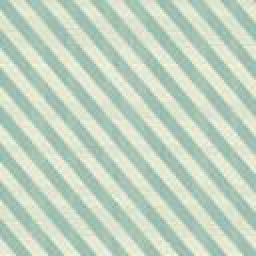
#> input picture Assignment10/image/a.jpg, 128 x 128 px (shown 2 times larger); its folder holds only this picture in this run
$ python fabric_recognition.py
#> lines starting #> are read from the running program, lines starting #| are printed output that depends on the picture
import math
import random
import cv2
import os
import numpy as np
import matplotlib.pyplot as plt
from sklearn.preprocessing import minmax_scale
from sklearn.metrics.pairwise import cosine_similarity

def readImages(folder):
#> called with folder = '../image'
    images = []
    idx = 1
    for filename in os.listdir(folder):
        img = cv2.imread(os.path.join(folder,filename), cv2.IMREAD_GRAYSCALE)
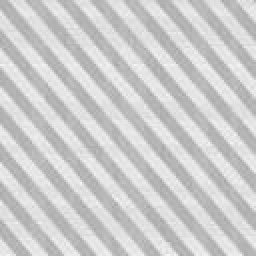
#> img: shape (128, 128) (shown 2 times larger); min 164, max 247, mean 204.4

        if img is not None:
            images.append(img)
        idx += 1

    return images

def createDataMatrix(images, y, x):
    print("Creating data matrix",end=" ... ")

    numImages = len(images)
    data = np.zeros((numImages, 64, 64), dtype=np.float32)
    for i in range(0, numImages):
        image = images[i]
        data[i,:] = image[y:y+64,x:x+64]

    print("DONE")
    return data

def show_magnitude(data, idx=0):
    dft = np.fft.fft2(data)
    scaled = minmax_scale(abs(dft), feature_range=(0,255))
    scaled = np.fft.fftshift(scaled)
    scaled = scaled.astype(np.uint8)
    output = cv2.resize(scaled, dsize=(128, 128))
    cv2.imshow("result", output)
    idft = np.fft.ifft2(dft)
    idft = idft.astype(np.uint8)
    iout = cv2.resize(idft, dsize=(128, 128))
    cv2.imshow("new", iout)
    cv2.waitKey()
    if idx != 0:
        cv2.imwrite('../result/dft'+str(idx)+'.png', output)
        cv2.imwrite('../result/idft'+str(idx)+'.png', iout)

def createImageMatrix(image, y=32, x=32):
    data = np.zeros((64, 64), dtype=np.float32)
    data = image[y:y+64,x:x+64]

    return data

global boundary

def averageDft(image):
    avgdft = np.zeros((64, 64), dtype=np.complex128)
    data = np.zeros((5, 99), dtype=np.float32)
    d = np.zeros((64, 64), dtype=np.complex128)
    for i in range(2):
        for j in range(2):
            d = np.fft.fft2(createImageMatrix(image,64*i,64*j))
            avgdft += d
            for k in range(10):
                for m in range(10):
                    if k == 0 and m == 0:
                        continue
                    data[i*2+j][k*10+m-1] = abs(d[k][m])

    d = np.fft.fft2(createImageMatrix(image,32,32))
    for i in range(10):
        for j in range(10):
            if i == 0 and j == 0:
                continue
            data[4][i*10+j-1] = abs(d[i][j])

    sample = np.zeros((1,99), dtype=np.float32)
    avgdft += d
    avgdft = avgdft/5
    for i in range(10):
        for j in range(10):
            if i == 0 and j == 0:
                continue
            sample[0][i*10+j-1] = abs(avgdft[i][j])

    global boundary
    val = cosine_similarity(sample, data)
    for i in range(5):
        idx = int(math.floor(val[0][i] * 10))
        boundary[idx] += 1

    return sample

if __name__ == "__main__":
    imgs = readImages('../image')
#> imgs = 1 item
    data_arr = createDataMatrix(imgs, 32, 32)
#> in createDataMatrix, `numImages = len(images)`: numImages = 1

    for i in range(len(data_arr)):
        show_magnitude(data_arr[i], i+1)
#> this loop made 1 pass
#> pass 1, in show_magnitude, `scaled = minmax_scale(abs(dft), feature_range=(0,255))`:
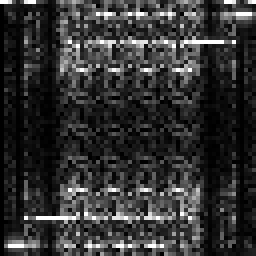
#> scaled: shape (64, 64) float64 (shown 4 times larger); min 0, max 255, mean 50.4; drawn with min black and max white
#> pass 1, in show_magnitude, `output = cv2.resize(scaled, dsize=(128, 128))`:
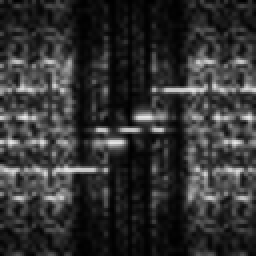
#> output: shape (128, 128) (shown 2 times larger); min 0, max 233, mean 49.8

    global boundary
    boundary = np.zeros(10, dtype=np.int32)

    sample_set = np.zeros((20,99), dtype=np.float32)
    for i in range(len(imgs)):
        sample_set[i] = averageDft(imgs[i])
#> this loop made 1 pass
#> val in averageDft on pass 1: [[0.739, 0.685, 0.829, 0.805, 0.774]]
#> pass 1, in createImageMatrix (call 3), `data = image[y:y+64,x:x+64]`:
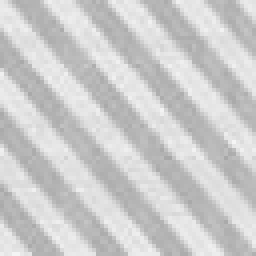
#> data: shape (64, 64) (shown 4 times larger); min 167, max 245, mean 204.4
#> after the loop:
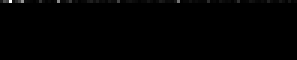
#> sample_set: shape (20, 99) float32 (shown 3 times larger); min 0, max 2605.8, mean 11.4; drawn with min black and max white

    for i in range(10):
        print("{}~{} : {}".format(i/10, (i+1)/10, boundary[i]))
    print("")

    boundary = np.zeros(10, dtype=np.int32)
    for i in range(20):
        for j in range(i, 20):
            if i == j:
                continue
            val = cosine_similarity([sample_set[i]],[sample_set[j]])
            idx = int(math.floor(val[0][0] * 10))
            boundary[idx] += 1
#> after the loop, boundary = [190, 0, 0, 0, 0, 0, 0, 0, 0, 0]
    for i in range(10):
        print("{}~{} : {}".format(i/10, (i+1)/10, boundary[i]))
#> this loop made 10 passes
#| 0.0~0.1 : 190
#| 0.1~0.2 : 0
#| 0.2~0.3 : 0
#| 0.3~0.4 : 0
#| 0.4~0.5 : 0
#| 0.5~0.6 : 0
#| 0.6~0.7 : 0
#| 0.7~0.8 : 0
#> (further printed lines are left out)
    print("")

    for bd in range(10):
        crt, wrg, tcnt = 0, 0, 0
        thres = 0.7 + (bd/100)
        for testtotal in range(20):
            for idx in range(len(imgs)):
                for _ in range(5):
                    tcnt += 1
                    yrand = random.randint(0,64)
                    xrand = random.randint(0,64)
                    d = np.fft.fft2(createImageMatrix(imgs[idx],yrand,xrand))
                    temp = np.zeros(99, dtype=np.float32)
                    for i in range(10):
                        for j in range(10):
                            if i == 0 and j == 0:
                                continue
                            temp[i*10+j-1] = abs(d[i][j])

                    semi_flag, flag = False, True
                    for i in range(20):
                        val = cosine_similarity([sample_set[i]], [temp])
                        if val >= thres:
                            if i == idx:
                                semi_flag = True
                            else :
                                flag = False
                        if i == 19 and semi_flag == False:
                            flag = False
                    if flag:
                        crt += 1
                    else :
                        wrg += 1
        print("Result {:.2f} - Test : {}, Correct : {}, Wrong : {}, Rate : {:.2f}%".format(thres, tcnt, crt, wrg, (crt/tcnt)*100))
#> this loop made 10 passes
#| Result 0.71 - Test : 100, Correct : 86, Wrong : 14, Rate : 86.00%
#| Result 0.72 - Test : 100, Correct : 75, Wrong : 25, Rate : 75.00%
#| Result 0.73 - Test : 100, Correct : 73, Wrong : 27, Rate : 73.00%
#| Result 0.74 - Test : 100, Correct : 69, Wrong : 31, Rate : 69.00%
#| Result 0.75 - Test : 100, Correct : 69, Wrong : 31, Rate : 69.00%
#| Result 0.76 - Test : 100, Correct : 65, Wrong : 35, Rate : 65.00%
#| Result 0.77 - Test : 100, Correct : 61, Wrong : 39, Rate : 61.00%
#| Result 0.78 - Test : 100, Correct : 40, Wrong : 60, Rate : 40.00%
#> (further printed lines are left out)
#> pass 1, in createImageMatrix (call 8), `data = image[y:y+64,x:x+64]`:
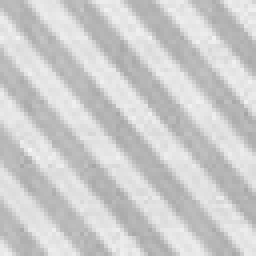
#> data: shape (64, 64) (shown 4 times larger); min 165, max 245, mean 204.6

    crt, wrg, tcnt = 0, 0, 0
    for idx in range(len(imgs)):
        for _ in range(5):
            tcnt += 1
            yrand = random.randint(0,64)
            xrand = random.randint(0,64)
            d = np.fft.fft2(createImageMatrix(imgs[idx],yrand,xrand))
            temp = np.zeros(99, dtype=np.float32)
            for i in range(10):
                for j in range(10):
                    if i == 0 and j == 0:
                        continue
                    temp[i*10+j-1] = abs(d[i][j])

            semi_flag, flag = False, True
            for i in range(20):
                val = cosine_similarity([sample_set[i]], [temp])
                if val >= 0.75:
                    if i == idx:
                        semi_flag = True
                    else :
                        flag = False
                if i == 19 and semi_flag == False:
                    flag = False
            if flag:
                crt += 1
            else :
                wrg += 1
#> this loop made 1 pass
#> pass 1, in createImageMatrix (call 1008), `data = image[y:y+64,x:x+64]`:
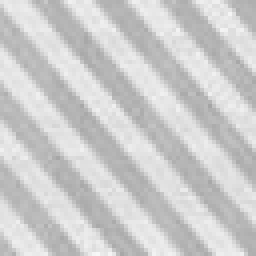
#> data: shape (64, 64) (shown 4 times larger); min 165, max 247, mean 204.6
#> after the loop, crt = 4; tcnt = 5; wrg = 1
    print("Test : {}, Correct : {}, Wrong : {}, Rate : {:.2f}%".format(tcnt, crt, wrg, (crt/tcnt)*100))
#| Test : 5, Correct : 4, Wrong : 1, Rate : 80.00%

$ run again, on Assignment10/image/f.jpg
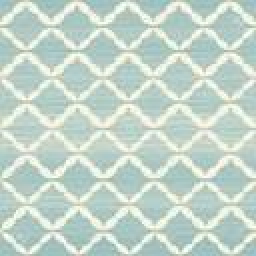
#> input picture Assignment10/image/f.jpg, 128 x 128 px (shown 2 times larger)
#> imgs = 1 item
#> numImages = 1
#> the loop `for i in range(len(data_arr)):` made 1 pass
#> the loop `for i in range(len(imgs)):` made 1 pass
#> val in averageDft on pass 1: [[0.738, 0.709, 0.712, 0.734, 0.756]]
#> after the loop `for i in range(len(imgs)):`:
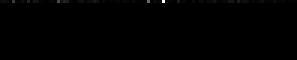
#> sample_set: shape (20, 99) float32 (shown 3 times larger); min 0, max 15240.6, mean 39.8; drawn with min black and max white
#> after the loop `for i in range(20):`: boundary = [190, 0, 0, 0, 0, 0, 0, 0, 0, 0]
#> the loop `for i in range(10):` made 10 passes
#| 0.0~0.1 : 190
#| 0.1~0.2 : 0
#| 0.2~0.3 : 0
#| 0.3~0.4 : 0
#| 0.4~0.5 : 0
#> (further printed lines are left out)
#> the loop `for bd in range(10):` made 10 passes
#| Result 0.71 - Test : 100, Correct : 96, Wrong : 4, Rate : 96.00%
#| Result 0.72 - Test : 100, Correct : 95, Wrong : 5, Rate : 95.00%
#| Result 0.73 - Test : 100, Correct : 90, Wrong : 10, Rate : 90.00%
#| Result 0.74 - Test : 100, Correct : 77, Wrong : 23, Rate : 77.00%
#| Result 0.75 - Test : 100, Correct : 56, Wrong : 44, Rate : 56.00%
#> (further printed lines are left out)
#> the loop `for idx in range(len(imgs)):` made 1 pass
#> pass 1, in createImageMatrix (call 1009), `data = image[y:y+64,x:x+64]`:
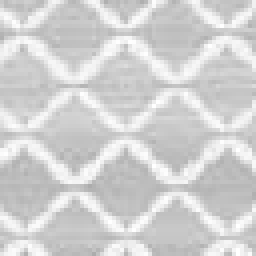
#> data: shape (64, 64) (shown 4 times larger); min 172, max 255, mean 209.6
#> after the loop `for idx in range(len(imgs)):`: crt = 2; tcnt = 5; wrg = 3
#| Test : 5, Correct : 2, Wrong : 3, Rate : 40.00%

$ run again, on Assignment10/image/b.jpg
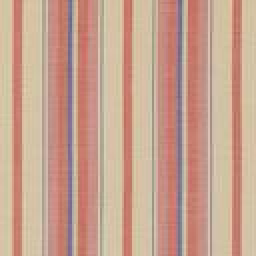
#> input picture Assignment10/image/b.jpg, 128 x 128 px (shown 2 times larger)
#> in readImages, `img = cv2.imread(os.path.join(folder,filename), cv2.IMREAD_GRAYSCALE)`:
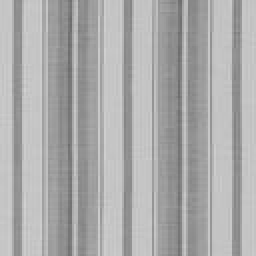
#> img: shape (128, 128) (shown 2 times larger); min 107, max 209, mean 171.4
#> imgs = 1 item
#> numImages = 1
#> the loop `for i in range(len(data_arr)):` made 1 pass
#> the loop `for i in range(len(imgs)):` made 1 pass
#> val in averageDft on pass 1: [[0.908, 0.9, 0.91, 0.905, 0.877]]
#> after the loop `for i in range(20):`: boundary = [190, 0, 0, 0, 0, 0, 0, 0, 0, 0]
#> the loop `for i in range(10):` made 10 passes
#| 0.0~0.1 : 190
#| 0.1~0.2 : 0
#| 0.2~0.3 : 0
#| 0.3~0.4 : 0
#| 0.4~0.5 : 0
#> (further printed lines are left out)
#> the loop `for bd in range(10):` made 10 passes
#| Result 0.71 - Test : 100, Correct : 100, Wrong : 0, Rate : 100.00%
#| Result 0.72 - Test : 100, Correct : 100, Wrong : 0, Rate : 100.00%
#| Result 0.73 - Test : 100, Correct : 100, Wrong : 0, Rate : 100.00%
#| Result 0.74 - Test : 100, Correct : 100, Wrong : 0, Rate : 100.00%
#| Result 0.75 - Test : 100, Correct : 100, Wrong : 0, Rate : 100.00%
#> (further printed lines are left out)
#> the loop `for idx in range(len(imgs)):` made 1 pass
#> pass 1, in createImageMatrix (call 1008), `data = image[y:y+64,x:x+64]`:
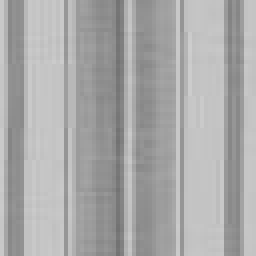
#> data: shape (64, 64) (shown 4 times larger); min 114, max 205, mean 169.6
#> after the loop `for idx in range(len(imgs)):`: crt = 5; wrg = 0
#| Test : 5, Correct : 5, Wrong : 0, Rate : 100.00%
